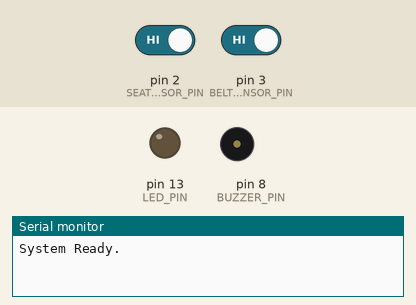
A sketch run on a simulated Arduino Uno, built with avr-gcc and run on an emulated ATmega328P. Parts: output pins drawn as LEDs (lit = HIGH), buzzer (waves = sounding), the last lines printed to the serial monitor. The inputs (shaded band) are chosen by the test bench; at power-on: pin 2 (SEAT_SENSOR_PIN) HIGH, pin 3 (BELT_SENSOR_PIN) HIGH.

Above: at 1.2 s.
1.3 s: pin 2 (SEAT_SENSOR_PIN) driven LOW
At 1.57 s:
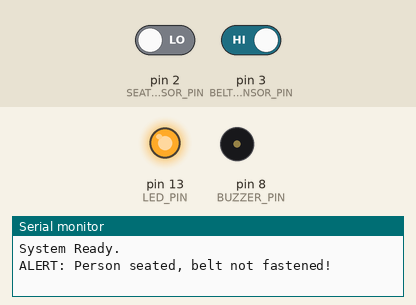
4.3 s: pin 3 (BELT_SENSOR_PIN) driven LOW
At 5.5 s:
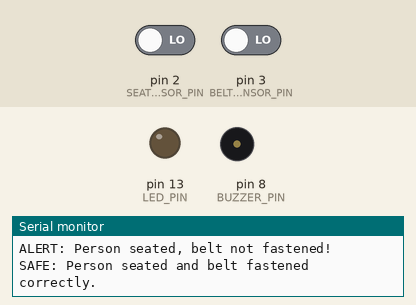
5.8 s: pin 3 (BELT_SENSOR_PIN) driven HIGH
At 6.22 s:
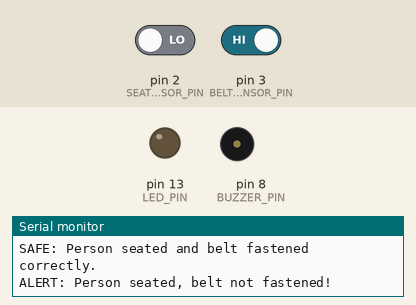
8.8 s: pin 2 (SEAT_SENSOR_PIN) driven HIGH
At 10.2 s:
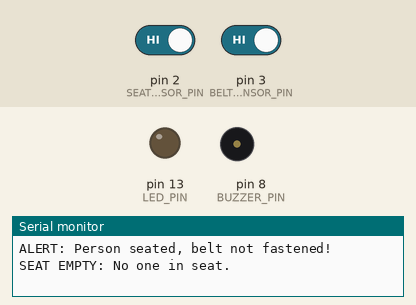
Timing chart, 0 to 11.3 s (numbered marks = the images above; inputs shaded):
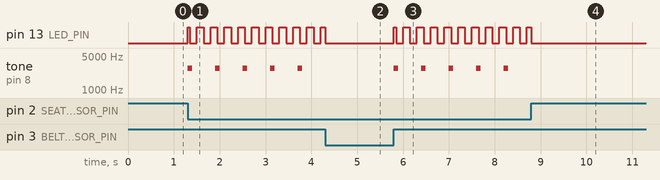

Measured:
- after the input at 1.3 s, pin 13 (LED_PIN): LOW → HIGH at once, then repeats every 0.30 s: LOW 0.15 s, HIGH 0.15 s; tone on pin 8 (BUZZER_PIN): alternates 2800 Hz for 0.10 s and silent for 0.50 s, starting at once
- after the input at 4.3 s, tone on pin 8 (BUZZER_PIN): stops changing and stays silent
- after the input at 5.8 s, pin 13 (LED_PIN): LOW → HIGH at once, then repeats every 0.30 s: LOW 0.15 s, HIGH 0.15 s; tone on pin 8 (BUZZER_PIN): alternates 2800 Hz for 0.10 s and silent for 0.50 s, starting at once
- after the input at 8.8 s, tone on pin 8 (BUZZER_PIN): stops changing and stays silent

The sketch:

seatbelt_alert.ino
```cpp
const int SEAT_SENSOR_PIN = 2;
const int BELT_SENSOR_PIN = 3;
const int BUZZER_PIN      = 8;
const int LED_PIN         = 13;

unsigned long lastBeepTime = 0;
bool alertActive           = false;
bool lastSafeState = false;

void setup() {
  pinMode(SEAT_SENSOR_PIN, INPUT_PULLUP);
  pinMode(BELT_SENSOR_PIN, INPUT_PULLUP);
  pinMode(BUZZER_PIN, OUTPUT);
  pinMode(LED_PIN, OUTPUT);
  noTone(BUZZER_PIN);
  digitalWrite(LED_PIN, LOW);
  Serial.begin(9600);
  Serial.println("System Ready.");
}

void loop() {
  bool personSeated = (digitalRead(SEAT_SENSOR_PIN) == LOW);
  bool beltBuckled  = (digitalRead(BELT_SENSOR_PIN) == LOW);

  if (!personSeated) {
    // seat empty
    if (alertActive) {
      Serial.println("SEAT EMPTY: No one in seat.");
    }
    resetAlert();
    lastSafeState = false;  // reset safe tracking

  } else if (personSeated && !beltBuckled) {
    // seated but not buckled
    lastSafeState = false;
    if (!alertActive) {
      alertActive  = true;
      lastBeepTime = millis();
      Serial.println("ALERT: Person seated, belt not fastened!");
    }
    runAlert();

  } else if (personSeated && beltBuckled) {
    // seated AND buckled — SAFE
    if (alertActive || !lastSafeState) {
      Serial.println("SAFE: Person seated and belt fastened correctly.");
      lastSafeState = true;
    }
    resetAlert();
  }
}

void runAlert() {
  unsigned long now     = millis();
  unsigned long cyclePos = (now - lastBeepTime) % 600;

  // Level 3 beep — 100ms ON, 150ms OFF at 2800Hz
  if (cyclePos < 100) {
    tone(BUZZER_PIN, 2800);
  } else {
    noTone(BUZZER_PIN);
  }

  // Fast blinking LED
  digitalWrite(LED_PIN, (millis() / 150) % 2 == 0 ? HIGH : LOW);
}

void resetAlert() {
  alertActive = false;
  noTone(BUZZER_PIN);
  digitalWrite(LED_PIN, LOW);
}
```
